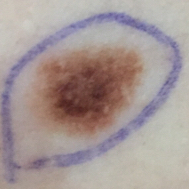
#> input picture data/images/guide_images/PAT_72_110_647.png, 189 x 189 px
$ python experiment.py
#> lines starting #> are read from the running program, lines starting #| are printed output that depends on the picture; after the words box and inside, x2 and y2 are one past the last pixel; in counts of white or black regions, pixels touching at a corner belong together
import skimage
from pathlib import Path
import numpy as np
from scipy import ndimage
from skimage import morphology, measure
from skimage.color import rgb2gray
import matplotlib.pyplot as plt
from skimage.transform import resize
from testthreshold import *

def mainfunction():
    imgfile = plt.imread("data/images/guide_images/PAT_72_110_647.png")#data/images/imgs_part_1/PAT_53_82_940.pn
#> imgfile is the input picture: shape (189, 189, 4) float32; mean R, G, B, A 0.649, 0.594, 0.586, 1
    #data/images/guide_images/PAT_72_110_647.png
    #data/images/guide_images/PAT_577_1107_61.png

    fig, ax = plt.subplots()
    plt.imshow(imgfile)

    # convert the image to grayscale
    gray_image = skimage.color.rgb2gray(imgfile[...,0:3])
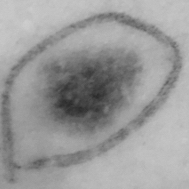
#> gray_image: shape (189, 189) float32; min 0.17, max 0.809, mean 0.605

    # blur the image to denoise
    blurred_image = skimage.filters.gaussian(gray_image, sigma=1.0)
    plt.imshow(blurred_image)
    plt.show() #show the blurred image
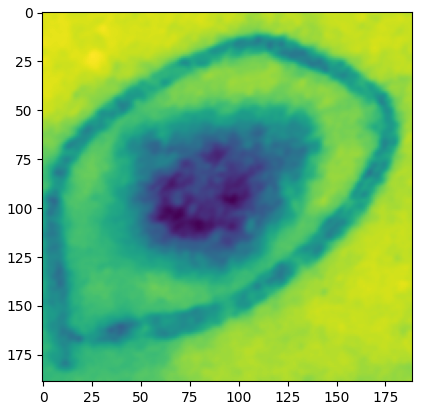
#> figure drawn by matplotlib, 1 panel

    # show the histogram of the blurred image
    histogram, bin_edges = np.histogram(blurred_image, bins=256, range=(0.0, 1.0))
#> histogram = 256 values, max 957 at index 191, min 0 at index 0, mean 139.5; bin_edges = 257 values from 0 to 1
    fig, ax = plt.subplots()
    plt.plot(bin_edges[0:-1], histogram)
    plt.title("Graylevel histogram")
    plt.xlabel("gray value")
    plt.ylabel("pixel count")
    plt.xlim(0, 1.0)

    # perform automatic thresholding
    t = skimage.filters.threshold_otsu(blurred_image)
#> t = 0.567
    x = skimage.filters.try_all_threshold(blurred_image)
#| skimage.filters.thresholding.threshold_isodata
#| skimage.filters.thresholding.threshold_li
#| skimage.filters.thresholding.threshold_mean
#| skimage.filters.thresholding.threshold_minimum
#| skimage.filters.thresholding.threshold_otsu
#| skimage.filters.thresholding.threshold_triangle
#| skimage.filters.thresholding.threshold_yen
    print(x)
#| (<Figure size 800x500 with 8 Axes>, array([<Axes: title={'center': 'Original'}>,
#|        <Axes: title={'center': 'Isodata'}>,
#|        <Axes: title={'center': 'Li'}>, <Axes: title={'center': 'Mean'}>,
#|        <Axes: title={'center': 'Minimum'}>,
#|        <Axes: title={'center': 'Otsu'}>,
#|        <Axes: title={'center': 'Triangle'}>,
#|        <Axes: title={'center': 'Yen'}>], dtype=object))

    print("Found automatic threshold t = {}.".format(t))
#| Found automatic threshold t = 0.5670608282089233.

    # create a binary mask with the threshold found by Otsu's method
    binary_mask = blurred_image < t
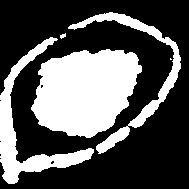
#> binary_mask: shape (189, 189) bool; 33.8% white; 5 white regions (1 under 20 px), largest, box (x1, y1, x2, y2) and area: (31, 49, 142, 138) 7189, (0, 37, 94, 184) 2846, (68, 12, 181, 154) 2010, (60, 33, 66, 39) 22

    #reduce noise and clean the image
    binary_mask = morphology.remove_small_objects(binary_mask, min_size=1000)
#> binary_mask: shape (189, 189) bool; 32.7% white; 3 white regions, box (x1, y1, x2, y2) and area: (31, 49, 142, 138) 7189, (0, 37, 94, 184) 2846, (68, 12, 181, 128) 1634
    binary_mask = morphology.remove_small_holes(binary_mask, area_threshold=1000)
#> binary_mask: shape (189, 189) bool; 32.7% white; 3 white regions
    mask_largest = morphology.label(binary_mask, connectivity=2)
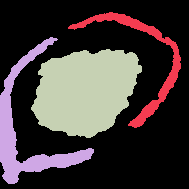
#> mask_largest: shape (189, 189) int32; 4 distinct labels, from 0 to 3; one colour per label, 0 black
    props = measure.regionprops(mask_largest)
#> props = 3 regions; box (x1, y1, x2, y2) and area: (31, 49, 142, 138) 7194, (0, 37, 94, 184) 2858, (68, 12, 181, 128) 1634
    if len(props) > 0:
        props.sort(key=lambda x: x.area, reverse=True)
        binary_mask = mask_largest == props[0].label
#> binary_mask: shape (189, 189) bool; 20.1% white; 1 white region, box (x1, y1, x2, y2) and area: (31, 49, 142, 138) 7194

        # Fill the largest hole inside the mask
        binary_mask = ndimage.binary_fill_holes(binary_mask)

        # Structural element, that we will use as a "brush". The parameter is "brush side"
        struct_el = morphology.disk(6)

        # Use this "brush" to erode and then dilate the image to remove small white regions outside the lesion
        binary_mask = morphology.binary_erosion(binary_mask, struct_el)
#> binary_mask: shape (189, 189) bool; 14.9% white; 1 white region, box (x1, y1, x2, y2) and area: (38, 55, 134, 132) 5311
        binary_mask = morphology.binary_dilation(binary_mask, struct_el)
#> binary_mask: shape (189, 189) bool; 19.9% white; 1 white region, box (x1, y1, x2, y2) and area: (32, 49, 140, 138) 7093
    else:
        # If there are no labeled regions, create a blank mask of the same shape as the input image
        binary_mask = np.zeros_like(blurred_image)

    fig, ax = plt.subplots()
    plt.imshow(binary_mask, cmap="gray") #show the black/white segmentation

    # apply the binary mask to select the foreground
    selection = imgfile.copy()
    selection[~binary_mask] = 0
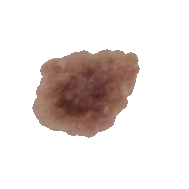
#> selection: shape (189, 189, 4) float32; mean R, G, B, A 0.107, 0.0755, 0.0651, 0.199; transparent parts drawn white

    fig, ax = plt.subplots()
    plt.imshow(selection)
    plt.show() #show the segmented lesion
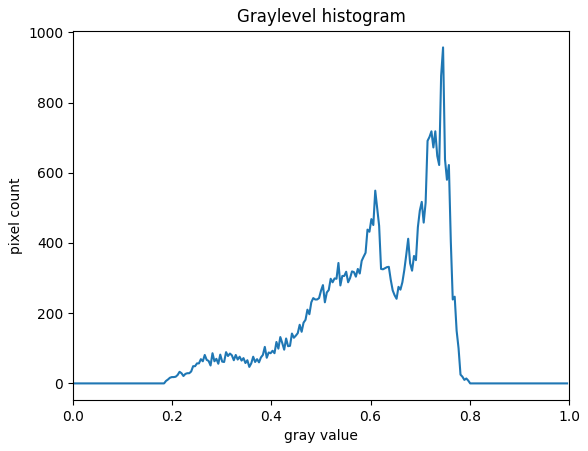
#> figure drawn by matplotlib, 1 panel; curve peaks at x = 0.746, y = 957
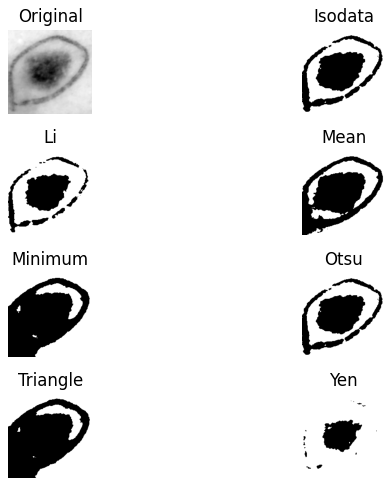
#> figure drawn by matplotlib, 8 panels

mainfunction()

$ run again, with data/images/guide_images/PAT_577_1107_61.png copied over data/images/guide_images/PAT_72_110_647.png
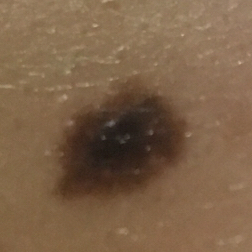
#> input picture data/images/guide_images/PAT_577_1107_61.png, 252 x 252 px
#> in mainfunction, imgfile is the input picture: shape (252, 252, 4) float32; mean R, G, B, A 0.491, 0.383, 0.282, 1
#> histogram = 256 values, max 2295 at index 103, min 0 at index 0, mean 248.1; bin_edges = 257 values from 0 to 1
#> t = 0.324
#| skimage.filters.thresholding.threshold_isodata
#| skimage.filters.thresholding.threshold_li
#| skimage.filters.thresholding.threshold_mean
#| skimage.filters.thresholding.threshold_minimum
#| skimage.filters.thresholding.threshold_otsu
#| skimage.filters.thresholding.threshold_triangle
#> (further printed lines are left out)
#| (<Figure size 800x500 with 8 Axes>, array([<Axes: title={'center': 'Original'}>,
#|        <Axes: title={'center': 'Isodata'}>,
#|        <Axes: title={'center': 'Li'}>, <Axes: title={'center': 'Mean'}>,
#|        <Axes: title={'center': 'Minimum'}>,
#|        <Axes: title={'center': 'Otsu'}>,
#|        <Axes: title={'center': 'Triangle'}>,
#> (further printed lines are left out)
#| Found automatic threshold t = 0.3235493302345276.
#> in mainfunction, `binary_mask = blurred_image < t`:
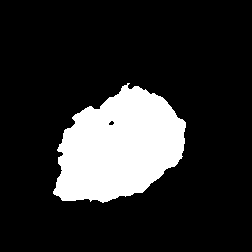
#> binary_mask: shape (252, 252) bool; 17.2% white; 1 white region, box (x1, y1, x2, y2) and area: (53, 83, 186, 203) 10898
#> mask_largest: shape (252, 252) int32; values 0 (black) and 1 (white), 17.2% white; 1 white region
#> props = 1 regions; box (x1, y1, x2, y2) and area: (53, 83, 186, 203) 10913
#> in mainfunction, `plt.show()`:
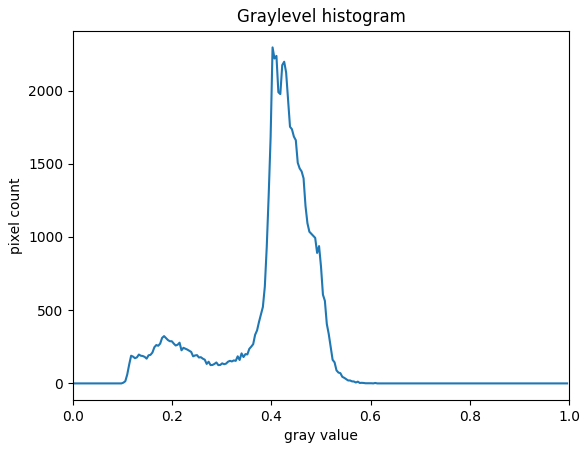
#> figure drawn by matplotlib, 1 panel; curve peaks at x = 0.402, y = 2295

$ run again, with data/images/guide_images/PAT_43_61_210.png copied over data/images/guide_images/PAT_72_110_647.png
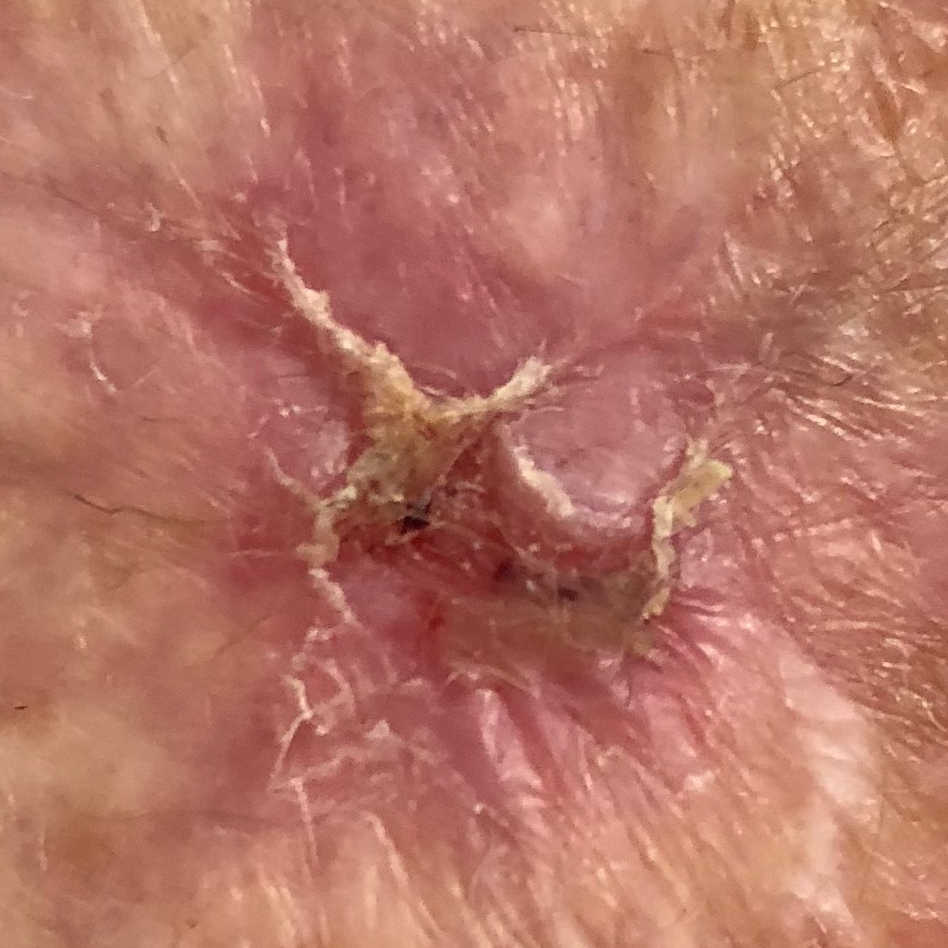
#> input picture data/images/guide_images/PAT_43_61_210.png, 948 x 948 px
#> in mainfunction, imgfile is the input picture: shape (948, 948, 4) float32; mean R, G, B, A 0.717, 0.461, 0.399, 1
#> histogram = 256 values, max 17059 at index 123, min 0 at index 0, mean 3510.6; bin_edges = 257 values from 0 to 1
#> t = 0.509
#| skimage.filters.thresholding.threshold_isodata
#| skimage.filters.thresholding.threshold_li
#| skimage.filters.thresholding.threshold_mean
#| skimage.filters.thresholding.threshold_minimum
#| skimage.filters.thresholding.threshold_otsu
#| skimage.filters.thresholding.threshold_triangle
#> (further printed lines are left out)
#| (<Figure size 800x500 with 8 Axes>, array([<Axes: title={'center': 'Original'}>,
#|        <Axes: title={'center': 'Isodata'}>,
#|        <Axes: title={'center': 'Li'}>, <Axes: title={'center': 'Mean'}>,
#|        <Axes: title={'center': 'Minimum'}>,
#|        <Axes: title={'center': 'Otsu'}>,
#|        <Axes: title={'center': 'Triangle'}>,
#> (further printed lines are left out)
#| Found automatic threshold t = 0.5087442398071289.
#> in mainfunction, `mask_largest = morphology.label(binary_mask, connectivity=2)`:
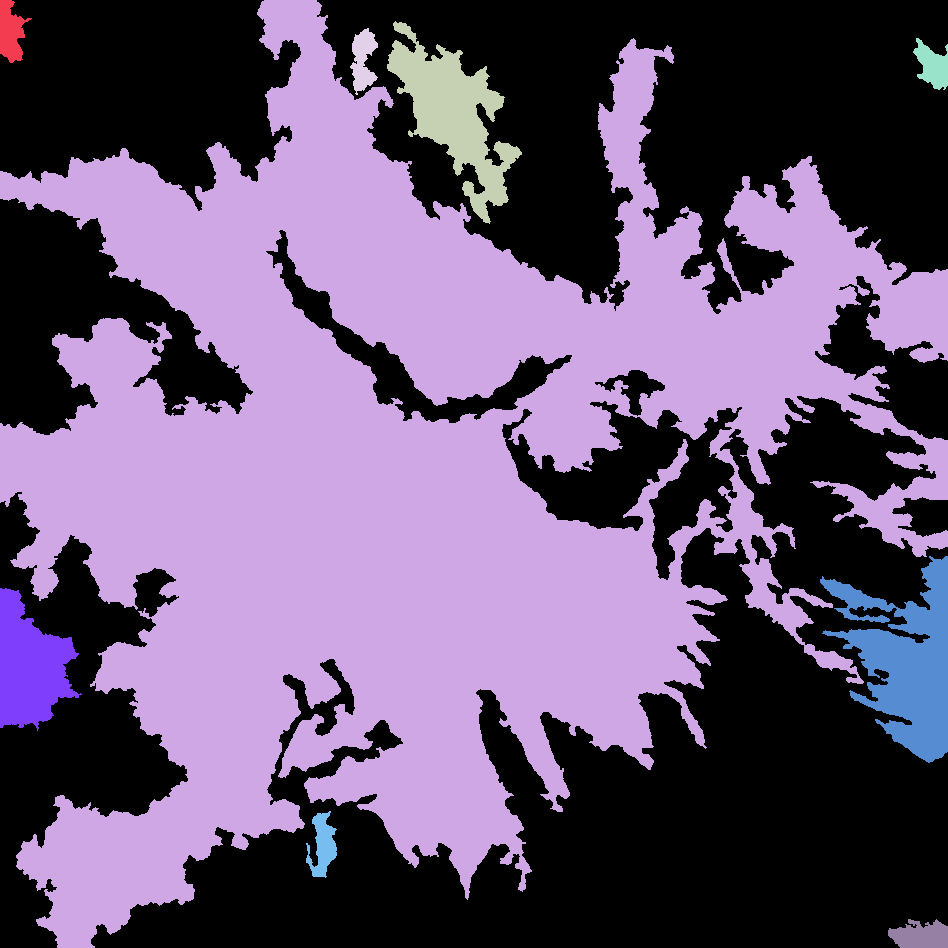
#> mask_largest: shape (948, 948) int32; 10 distinct labels, from 0 to 9; one colour per label, 0 black
#> props = 9 regions; largest, box (x1, y1, x2, y2) and area: (0, 0, 948, 948) 414375, (820, 556, 948, 763) 12780, (387, 21, 522, 224) 10271, (0, 588, 82, 731) 7109, (888, 919, 948, 948) 1315
#> in mainfunction, `plt.show()`:
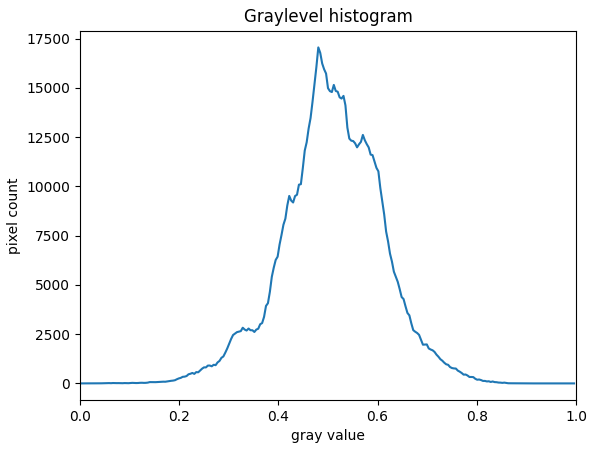
#> figure drawn by matplotlib, 1 panel; curve peaks at x = 0.48, y = 17059

$ run again, with data/images/guide_images/PAT_562_1110_360.png copied over data/images/guide_images/PAT_72_110_647.png
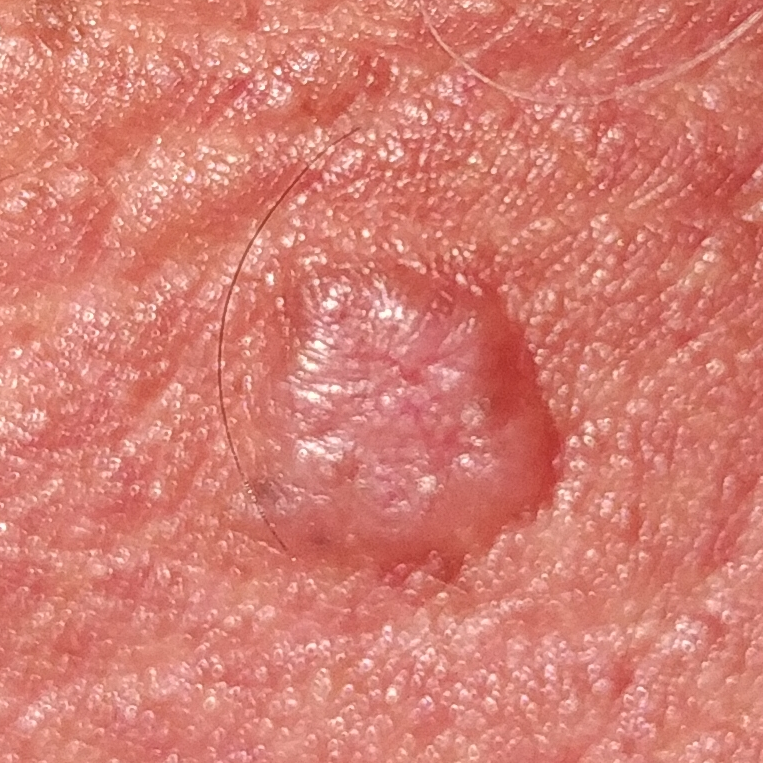
#> input picture data/images/guide_images/PAT_562_1110_360.png, 763 x 763 px
#> in mainfunction, imgfile is the input picture: shape (763, 763, 4) float32; mean R, G, B, A 0.834, 0.495, 0.449, 1
#> histogram = 256 values, max 13078 at index 139, min 0 at index 0, mean 2274.1; bin_edges = 257 values from 0 to 1
#> t = 0.575
#| skimage.filters.thresholding.threshold_isodata
#| skimage.filters.thresholding.threshold_li
#| skimage.filters.thresholding.threshold_mean
#| skimage.filters.thresholding.threshold_minimum
#| skimage.filters.thresholding.threshold_otsu
#| skimage.filters.thresholding.threshold_triangle
#> (further printed lines are left out)
#| (<Figure size 800x500 with 8 Axes>, array([<Axes: title={'center': 'Original'}>,
#|        <Axes: title={'center': 'Isodata'}>,
#|        <Axes: title={'center': 'Li'}>, <Axes: title={'center': 'Mean'}>,
#|        <Axes: title={'center': 'Minimum'}>,
#|        <Axes: title={'center': 'Otsu'}>,
#|        <Axes: title={'center': 'Triangle'}>,
#> (further printed lines are left out)
#| Found automatic threshold t = 0.5749735832214355.
#> mask_largest: shape (763, 763) int32; 9 distinct labels, from 0 to 8
#> props = 8 regions; box (x1, y1, x2, y2) and area: (0, 0, 763, 763) 362190, (53, 649, 290, 763) 11289, (474, 638, 656, 763) 6458, (327, 646, 456, 758) 3884, (116, 0, 269, 57) 3328, (10, 0, 93, 67) 2661, (495, 593, 563, 658) 1649, (183, 616, 265, 661) 1498
#> in mainfunction, `plt.show()`:
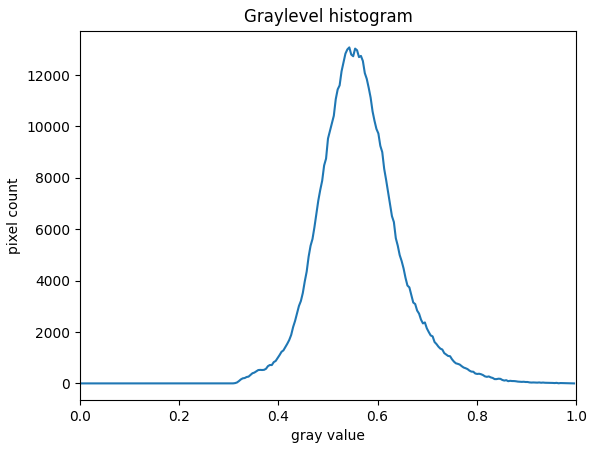
#> figure drawn by matplotlib, 1 panel; curve peaks at x = 0.543, y = 13078
